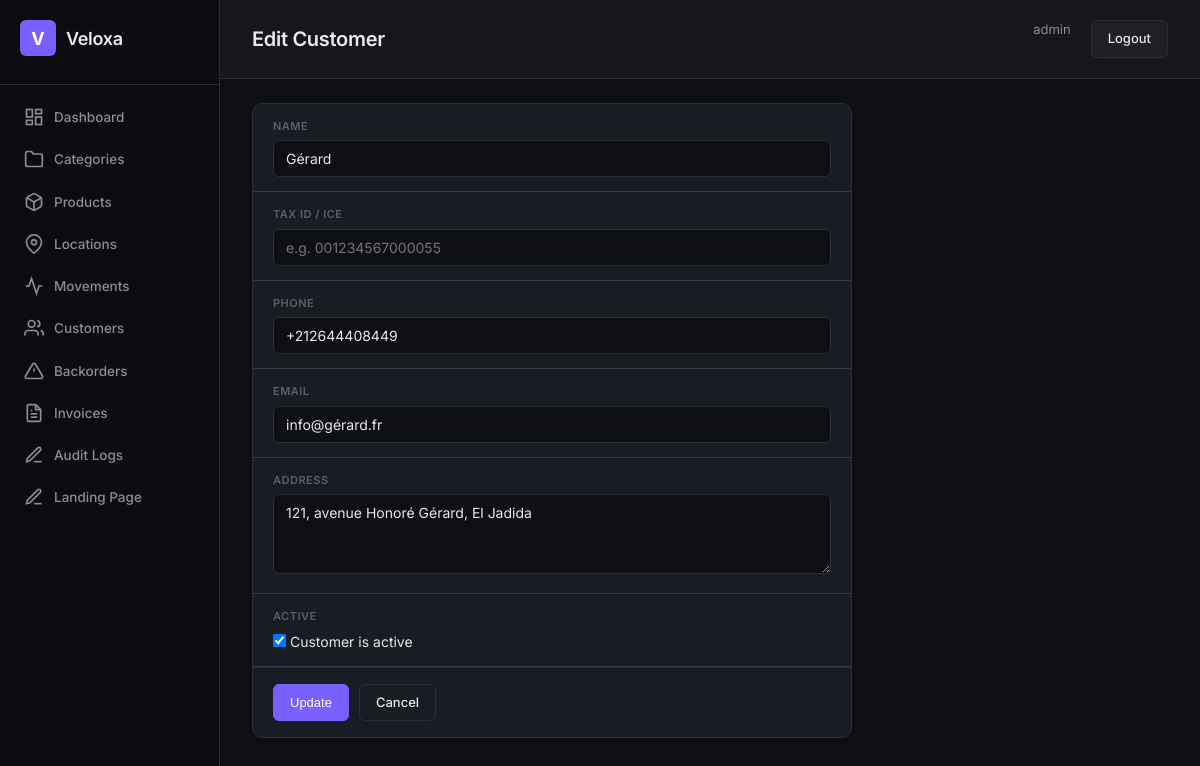
The page /customers/272/edit/ (signed in) on the database its author committed.
### apps/accounts/models.py (models this page shows, shortened)
class User(AbstractUser):
    objects = TenantAwareUserManager()
    ROLE_CHOICES = [
        ("super_admin", "Super Admin"),
        ("warehouse_manager", "Warehouse Manager"),
        ("auditor", "Auditor"),
        ("viewer", "Read-Only Viewer"),
    ]
    role = models.CharField(max_length=32, choices=ROLE_CHOICES, default="viewer")
    phone = models.CharField(max_length=20, blank=True)
    tenant = models.ForeignKey(
        "tenants.Tenant", on_delete=models.CASCADE,
        null=True, blank=True, related_name="users",
    )
    class Meta:
        db_table = "accounts_user"
        verbose_name = "User"
        verbose_name_plural = "Users"

### apps/crm/models.py (models this page shows, shortened)
class Customer(models.Model):
    objects = TenantAwareManager()
    tenant = models.ForeignKey(
        'tenants.Tenant',
        on_delete=models.CASCADE,
        related_name='customers'
    )
    name = models.CharField(max_length=255)
    ice = models.CharField(
        max_length=15,
        blank=True,
        help_text="ICE (Identifiant Commun de l'Entreprise) — exactly 15 digits"
    )
    identifiant_fiscal = models.CharField(
        max_length=30, blank=True,
        help_text="IF (Identifiant Fiscal) for tax reporting"
    )
    taxe_professionnelle = models.CharField(
        max_length=30, blank=True,
        help_text="TP (Taxe Professionnelle) for commercial documentation"
    )
    registre_commerce = models.CharField(
        max_length=30, blank=True,
        help_text="RC (Registre de Commerce) for legal entity verification"
    )
    phone = models.CharField(max_length=20, blank=True)
    email = models.EmailField(blank=True)
    address = models.CharField(max_length=500, blank=True)
    is_active = models.BooleanField(default=True)
    is_anonymized = models.BooleanField(default=False)
    created_at = models.DateTimeField(auto_now_add=True)
    updated_at = models.DateTimeField(auto_now=True)
    metadata = models.JSONField(default=dict, blank=True)
    class Meta:
        db_table = "crm_customer"
        ordering = ["-created_at"]
        unique_together = ('tenant', 'name')
        indexes = [
            models.Index(fields=['tenant', 'name']),
        ]

### config/views.py (the view, shortened to what this page needs)
# urls.py: path("customers/<int:pk>/edit/", views.customer_update, name="customer-update"),
@login_required
def customer_update(request, pk):
    customer = get_object_or_404(Customer, pk=pk)
    return render(request, "customer_form.html", {"customer": customer})

### apps/accounts/models.py (called while the page is built)
    def get_queryset(self):
        from apps.tenants.utils import get_current_tenant_id
        qs = super().get_queryset()
        tenant_id = get_current_tenant_id()
        if tenant_id is not None:
            return qs.filter(tenant_id=tenant_id)
        return qs

### apps/tenants/managers.py (called while the page is built)
    def get_queryset(self):
        qs = super().get_queryset()
        tenant_id = get_current_tenant_id()
        if tenant_id is not None:
            return qs.filter(tenant_id=tenant_id)
        return qs

### apps/tenants/utils.py (called while the page is built)
def set_current_tenant(tenant):
    _thread_local.tenant = tenant

def get_current_tenant():
    return getattr(_thread_local, "tenant", None)

def get_current_tenant_id():
    tenant = get_current_tenant()
    return tenant.id if tenant else None

### templates/customer_form.html (shortened to what this page needs)
{% extends 'base.html' %}{% block page_title %}{% if customer %}Edit Customer{% else %}New Customer{% endif %}{% endblock %}
{% block content %}
<div class="card form-card"><form method="post">{% csrf_token %}
  <div class="form-group"><label class="form-label">Name</label><input class="form-control" name="name" value="{{ customer.name|default:'' }}" required></div>
  <div class="form-group"><label class="form-label">Tax ID / ICE</label><input class="form-control" name="tax_id" value="{{ customer.tax_id|default:'' }}" placeholder="e.g. 001234567000055"></div>
  <div class="form-group"><label class="form-label">Phone</label><input class="form-control" name="phone" value="{{ customer.phone|default:'' }}"></div>
  <div class="form-group"><label class="form-label">Email</label><input class="form-control" name="email" type="email" value="{{ customer.email|default:'' }}"></div>
  <div class="form-group"><label class="form-label">Address</label><textarea class="form-control" name="address">{{ customer.address|default:'' }}</textarea></div>
  <div class="form-group"><label class="form-label">Active</label><label class="checkbox-label"><input type="checkbox" name="is_active" {% if customer.is_active or not customer %}checked{% endif %}> Customer is active</label></div>
  <div class="form-actions"><button type="submit" class="btn btn-primary">{% if customer %}Update{% else %}Create{% endif %}</button><a href="{% url 'customer-list' %}" class="btn">Cancel</a></div>
</form></div>
{% endblock %}

### templates/base.html (shortened to what this page needs)
{% load static %}
<!DOCTYPE html>
<html lang="en">
<head>
  <link rel="stylesheet" href="{% static 'css/style.css' %}">
</head>
<body>
  <div class="layout">
    <aside class="sidebar">
      <div class="sidebar-brand">
        <div class="brand-icon">V</div>
        <span class="brand-text">Veloxa</span>
      </div>
      <nav class="sidebar-nav">
        <a href="{% url 'dashboard' %}" class="nav-item {% if active == 'dashboard' %}active{% endif %}">
          <svg width="20" height="20" viewBox="0 0 24 24" fill="none" stroke="currentColor" stroke-width="2"><rect x="3" y="3" width="7" height="9"/><rect x="14" y="3" width="7" height="5"/><rect x="14" y="12" width="7" height="9"/><rect x="3" y="16" width="7" height="5"/></svg>
          Dashboard
        </a>
        <a href="{% url 'category-list' %}" class="nav-item {% if active == 'categories' %}active{% endif %}">
          <svg width="20" height="20" viewBox="0 0 24 24" fill="none" stroke="currentColor" stroke-width="2"><path d="M22 19a2 2 0 0 1-2 2H4a2 2 0 0 1-2-2V5a2 2 0 0 1 2-2h5l2 3h9a2 2 0 0 1 2 2z"/></svg>
          Categories
        </a>
        <a href="{% url 'product-list' %}" class="nav-item {% if active == 'products' %}active{% endif %}">
          Products
        </a>
        <a href="{% url 'location-list' %}" class="nav-item {% if active == 'locations' %}active{% endif %}">
          <svg width="20" height="20" viewBox="0 0 24 24" fill="none" stroke="currentColor" stroke-width="2"><path d="M21 10c0 7-9 13-9 13s-9-6-9-13a9 9 0 0 1 18 0z"/><circle cx="12" cy="10" r="3"/></svg>
          Locations
        </a>
        <a href="{% url 'movement-list' %}" class="nav-item {% if active == 'movements' %}active{% endif %}">
          <svg width="20" height="20" viewBox="0 0 24 24" fill="none" stroke="currentColor" stroke-width="2"><polyline points="22 12 18 12 15 21 9 3 6 12 2 12"/></svg>
          Movements
        </a>
        <a href="{% url 'customer-list' %}" class="nav-item {% if active == 'customers' %}active{% endif %}">
          <svg width="20" height="20" viewBox="0 0 24 24" fill="none" stroke="currentColor" stroke-width="2"><path d="M17 21v-2a4 4 0 0 0-4-4H5a4 4 0 0 0-4 4v2"/><circle cx="9" cy="7" r="4"/><path d="M23 21v-2a4 4 0 0 0-3-3.87"/><path d="M16 3.13a4 4 0 0 1 0 7.75"/></svg>
          Customers
        </a>
        <a href="{% url 'backorder-list' %}" class="nav-item {% if active == 'backorders' %}active{% endif %}">
          <svg width="20" height="20" viewBox="0 0 24 24" fill="none" stroke="currentColor" stroke-width="2"><path d="M10.29 3.86L1.82 18a2 2 0 0 0 1.71 3h16.94a2 2 0 0 0 1.71-3L13.71 3.86a2 2 0 0 0-3.42 0z"/><line x1="12" y1="9" x2="12" y2="13"/><line x1="12" y1="17" x2="12.01" y2="17"/></svg>
          Backorders
        </a>
        <a href="{% url 'invoice-list' %}" class="nav-item {% if active == 'invoices' %}active{% endif %}">
          <svg width="20" height="20" viewBox="0 0 24 24" fill="none" stroke="currentColor" stroke-width="2"><path d="M14 2H6a2 2 0 0 0-2 2v16a2 2 0 0 0 2 2h12a2 2 0 0 0 2-2V8z"/><polyline points="14 2 14 8 20 8"/><line x1="16" y1="13" x2="8" y2="13"/><line x1="16" y1="17" x2="8" y2="17"/><polyline points="10 9 9 9 8 9"/></svg>
          Invoices
        </a>
        <a href="{% url 'audit-log-list' %}" class="nav-item {% if active == 'audit' %}active{% endif %}">
          <svg width="20" height="20" viewBox="0 0 24 24" fill="none" stroke="currentColor" stroke-width="2"><path d="M12 20h9"/><path d="M16.5 3.5a2.121 2.121 0 0 1 3 3L7 19l-4 1 1-4L16.5 3.5z"/></svg>
          Audit Logs
        </a>
        <a href="{% url 'landing-manage' %}" class="nav-item {% if active == 'landing' %}active{% endif %}">
          <svg width="20" height="20" viewBox="0 0 24 24" fill="none" stroke="currentColor" stroke-width="2"><path d="M12 20h9"/><path d="M16.5 3.5a2.121 2.121 0 0 1 3 3L7 19l-4 1 1-4L16.5 3.5z"/></svg>
          Landing Page
        </a>
      </nav>
    </aside>
    <main class="main">
      <header class="topbar">
        <h1 class="page-title">{% block page_title %}Dashboard{% endblock %}</h1>
        <div class="topbar-right">
          <a href="{% url 'profile' %}" style="color:var(--text-secondary);font-size:13px;margin-right:12px;text-decoration:none">{{ request.user.username }}</a>
          <a href="{% url 'logout' %}" class="btn btn-glass">Logout</a>
        </div>
      </header>
      <div class="content">
        {% block content %}{% endblock %}
      </div>
    </main>
  </div>
</body>
</html>

### static/css/style.css (style rules this page uses)
:root { --bg-primary: #0e0f13; --bg-secondary: #15171c; --bg-card: #1a1c23; --bg-card-hover: #1f2129; --bg-sidebar: #0b0c0f; --border: #2a2d36; --border-light: #363944; --text-primary: #e8e8ed; --text-secondary: #8b8d97; --text-muted: #5c5e68; --accent: #7a5fff; --accent-hover: #6b50e8; --accent-glow: rgba(122, 95, 255, 0.15); --success: #2ed573; --warning: #ffa502; --danger: #ff4757; --info: #3b82f6; --radius: 10px; --radius-sm: 6px; --shadow: 0 2px 8px rgba(0,0,0,.3); }
* { margin: 0; padding: 0; box-sizing: border-box; }
body { font-family: "Inter", -apple-system, BlinkMacSystemFont, sans-serif; background: var(--bg-primary); color: var(--text-primary); font-size: 14px; line-height: 1.5; }
.layout { display: flex; min-height: 100vh; }
.sidebar { width: 220px; background: var(--bg-sidebar); border-right: 1px solid var(--border); padding: 0; display: flex; flex-direction: column; position: fixed; top: 0; left: 0; height: 100vh; z-index: 100; backdrop-filter: blur(12px); }
.sidebar-brand { display: flex; align-items: center; gap: 10px; padding: 20px 20px 28px; border-bottom: 1px solid var(--border); }
.brand-icon { width: 36px; height: 36px; background: var(--accent); border-radius: var(--radius-sm); display: flex; align-items: center; justify-content: center; font-weight: 700; font-size: 18px; color: #fff; }
.brand-text { font-size: 18px; font-weight: 600; letter-spacing: -.3px; }
.sidebar-nav { padding: 12px 10px; display: flex; flex-direction: column; gap: 2px; }
.nav-item { display: flex; align-items: center; gap: 10px; padding: 10px 14px; color: var(--text-secondary); text-decoration: none; border-radius: var(--radius-sm); font-size: 13.5px; font-weight: 500; transition: all .15s; }
.main { margin-left: 220px; flex: 1; padding: 0; }
.topbar { display: flex; align-items: center; justify-content: space-between; padding: 20px 32px; border-bottom: 1px solid var(--border); background: var(--bg-secondary); position: sticky; top: 0; z-index: 50; backdrop-filter: blur(8px); }
.page-title { font-size: 20px; font-weight: 600; letter-spacing: -.3px; }
.topbar-right { display: flex; gap: 8px; }
.content { padding: 24px 32px; }
.card { background: var(--bg-card); border: 1px solid var(--border); border-radius: var(--radius); overflow: hidden; }
.btn { display: inline-flex; align-items: center; gap: 6px; padding: 8px 16px; border: 1px solid var(--border); border-radius: var(--radius-sm); background: var(--bg-card); color: var(--text-primary); font-size: 13px; font-weight: 500; cursor: pointer; transition: all .15s; text-decoration: none; }
.btn-glass { background: rgba(255,255,255,.04); backdrop-filter: blur(4px); }
.form-card { max-width: 600px; }
.form-group { padding: 14px 20px; border-bottom: 1px solid var(--border-light); }
.form-label { display: block; font-size: 11px; font-weight: 600; text-transform: uppercase; letter-spacing: .5px; color: var(--text-muted); margin-bottom: 6px; }
.form-control { width: 100%; padding: 9px 12px; background: var(--bg-primary); border: 1px solid var(--border); border-radius: var(--radius-sm); color: var(--text-primary); font-size: 14px; font-family: inherit; outline: none; transition: border-color .15s; }
textarea.form-control { min-height: 80px; resize: vertical; }
.form-actions { display: flex; gap: 10px; padding: 16px 20px; border-top: 1px solid var(--border); }
.btn-primary { background: var(--accent); color: #fff; border-color: var(--accent); }

### rows shown on the page
User: user.username "admin"
Customer: name "Gérard", phone "+212644408449", email "info@gérard.fr", address "121, avenue Honoré Gérard, El Jadida", is_active "☑"
